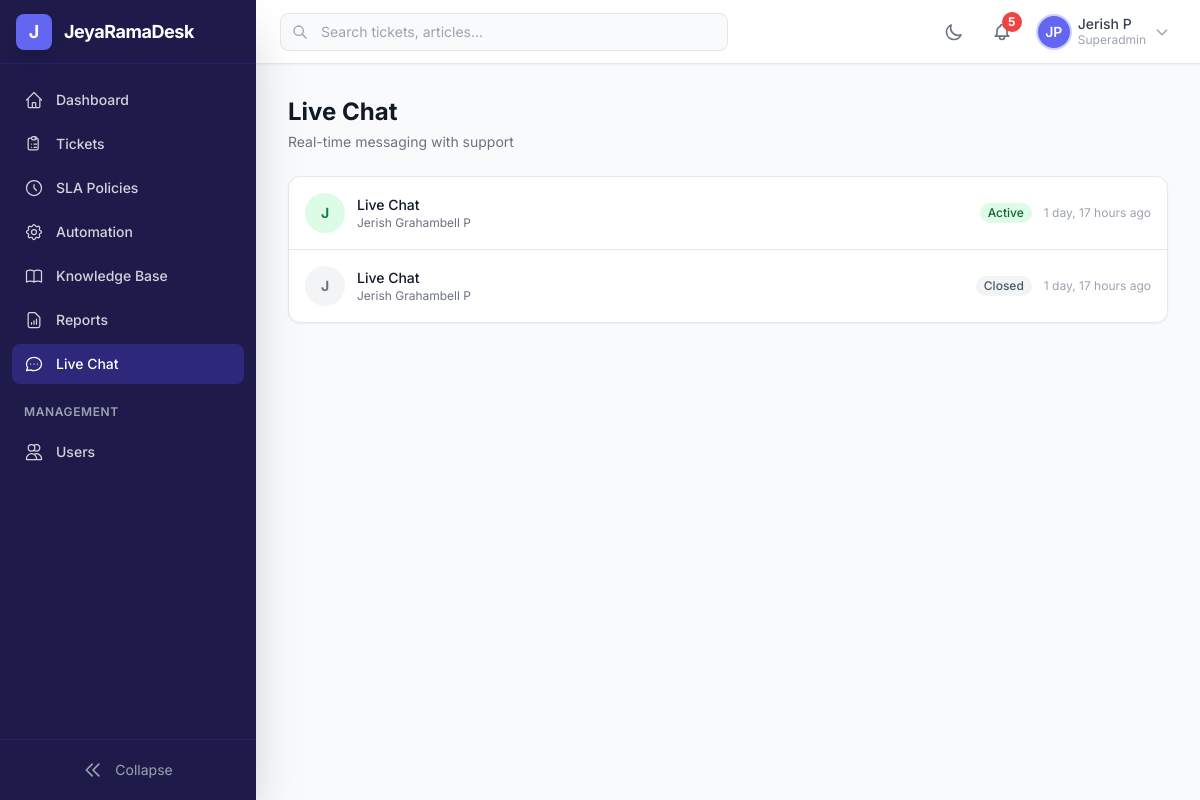
/desk/chat/ (signed in), run on the app's committed database.
### accounts/models.py (models this page shows, shortened)
class User(AbstractBaseUser, PermissionsMixin):
    class Role(models.TextChoices):
        SUPERADMIN = 'superadmin', 'Super Admin'
        MANAGER = 'manager', 'Manager'
        AGENT = 'agent', 'Agent'
        CUSTOMER = 'customer', 'Customer'
    id = models.UUIDField(primary_key=True, default=uuid.uuid4, editable=False)
    email = models.EmailField('Email Address', unique=True, db_index=True)
    first_name = models.CharField('First Name', max_length=150)
    last_name = models.CharField('Last Name', max_length=150)
    phone = models.CharField('Phone Number', max_length=20, blank=True, default='')
    address = models.TextField('Address', blank=True, default='')
    avatar = models.ImageField(
        'Profile Picture',
        upload_to='avatars/%Y/%m/',
        blank=True,
        null=True,
    )
    role = models.CharField(
        'Role',
        max_length=20,
        choices=Role.choices,
        default=Role.CUSTOMER,
        db_index=True,
    )
    department = models.CharField(max_length=100, blank=True, default='')
    job_title = models.CharField(max_length=100, blank=True, default='')
    is_active = models.BooleanField('Active', default=True, db_index=True)
    is_staff = models.BooleanField('Staff Status', default=False)
    is_online = models.BooleanField('Online', default=False)
    is_profile_completed = models.BooleanField('Profile Completed', default=False)
    date_joined = models.DateTimeField('Date Joined', default=timezone.now)
    last_login = models.DateTimeField('Last Login', blank=True, null=True)
    updated_at = models.DateTimeField('Updated At', auto_now=True)
    timezone_pref = models.CharField(
        'Timezone', max_length=50, default='UTC',
    )
    email_notifications = models.BooleanField(default=True)
    dark_mode = models.BooleanField(default=False)
    objects = UserManager()
    USERNAME_FIELD = 'email'
    REQUIRED_FIELDS = ['first_name', 'last_name']
    class Meta:
        db_table = 'jrd_users'
        verbose_name = 'User'
        verbose_name_plural = 'Users'
        ordering = ['-date_joined']
        indexes = [
            models.Index(fields=['role', 'is_active'], name='idx_user_role_active'),
            models.Index(fields=['email'], name='idx_user_email'),
            models.Index(fields=['date_joined'], name='idx_user_joined'),
        ]
    @property
    def full_name(self):
        return f'{self.first_name} {self.last_name}'.strip()
    @property
    def initials(self):
        return f'{self.first_name[:1]}{self.last_name[:1]}'.upper()
    @property
    def is_staff_member(self):
        return self.role in (self.Role.SUPERADMIN, self.Role.MANAGER, self.Role.AGENT)

### livechat/models.py (models this page shows, shortened)
class ChatRoom(models.Model):
    class Status(models.TextChoices):
        WAITING   = 'waiting',   'Waiting for Agent'
        ACTIVE    = 'active',    'Active'
        CLOSED    = 'closed',    'Closed'
    id = models.UUIDField(primary_key=True, default=uuid.uuid4, editable=False)
    customer = models.ForeignKey(
        settings.AUTH_USER_MODEL,
        on_delete=models.CASCADE,
        related_name='chat_rooms_as_customer',
    )
    agent = models.ForeignKey(
        settings.AUTH_USER_MODEL,
        on_delete=models.SET_NULL,
        null=True, blank=True,
        related_name='chat_rooms_as_agent',
    )
    ticket = models.ForeignKey(
        'tickets.Ticket',
        on_delete=models.SET_NULL,
        null=True, blank=True,
        related_name='chat_rooms',
        help_text='Linked support ticket (optional).',
    )
    subject = models.CharField(max_length=255, default='Live Chat')
    status = models.CharField(
        max_length=10,
        choices=Status.choices,
        default=Status.WAITING,
        db_index=True,
    )
    created_at = models.DateTimeField(auto_now_add=True)
    updated_at = models.DateTimeField(auto_now=True)
    closed_at = models.DateTimeField(null=True, blank=True)
    class Meta:
        ordering = ['-updated_at']
        indexes = [
            models.Index(fields=['customer', 'status'], name='idx_chat_cust_status'),
            models.Index(fields=['agent', 'status'], name='idx_chat_agent_status'),
            models.Index(fields=['-updated_at'], name='idx_chat_updated'),
        ]

### livechat/views.py (the view)
# urls.py: path('', views.chat_room_list, name='room_list'),
@login_required
def chat_room_list(request):
    user = request.user
    if user.role in ('superadmin', 'manager', 'agent'):
        rooms = ChatRoom.objects.filter(
            models_q_agent(user)
        ).select_related('customer', 'agent')
    else:
        rooms = ChatRoom.objects.filter(
            customer=user
        ).select_related('customer', 'agent')
    waiting_rooms = ChatRoom.objects.filter(status='waiting').select_related('customer') if user.role != 'customer' else None
    return render(request, 'livechat/room_list.html', {
        'rooms': rooms,
        'waiting_rooms': waiting_rooms,
    })

### livechat/views.py (called while the page is built)
def models_q_agent(user):
    from django.db.models import Q
    return Q(agent=user) | Q(status='waiting')

### notifications/context_processors.py (called while the page is built)
def unread_notifications_count(request):
    if request.user.is_authenticated:
        return {
            'unread_notifications_count': Notification.objects.filter(
                user=request.user,
                is_read=False,
            ).count()
        }
    return {'unread_notifications_count': 0}

### templates/livechat/room_list.html (shortened to what this page needs)
{% extends 'base.html' %}
{% block content %}
<div class="space-y-6">
    <div class="flex flex-col sm:flex-row sm:items-center sm:justify-between gap-4">
        <div>
            <h1 class="text-2xl font-bold text-gray-900 dark:text-white">Live Chat</h1>
            <p class="text-sm text-gray-500 dark:text-gray-400 mt-1">Real-time messaging with support</p>
        </div>
    </div>
    <div class="bg-white dark:bg-gray-800 rounded-xl shadow-sm border border-gray-200 dark:border-gray-700 divide-y divide-gray-200 dark:divide-gray-700 overflow-hidden">
        {% for room in rooms %}
        <a href="{% url 'livechat:room' room.pk %}"
           class="flex items-center justify-between p-4 hover:bg-gray-50 dark:hover:bg-gray-700/30 transition">
            <div class="flex items-center gap-3 min-w-0">
                <div class="flex-shrink-0 w-10 h-10 rounded-full flex items-center justify-center text-sm font-bold
                    {% if room.status == 'active' %}bg-green-100 text-green-700 dark:bg-green-900/30 dark:text-green-400
                    {% elif room.status == 'waiting' %}bg-yellow-100 text-yellow-700 dark:bg-yellow-900/30 dark:text-yellow-400
                    {% else %}bg-gray-100 text-gray-500 dark:bg-gray-700 dark:text-gray-400{% endif %}">
                    {% if request.user.role == 'customer' %}
                        {{ room.agent.first_name|default:"?" |first }}
                    {% else %}
                        {{ room.customer.first_name|default:"?" |first }}
                    {% endif %}
                </div>
                <div class="min-w-0">
                    <p class="text-sm font-medium text-gray-900 dark:text-white truncate">{{ room.subject }}</p>
                    <p class="text-xs text-gray-500 dark:text-gray-400">
                        {% if request.user.role == 'customer' %}
                            Agent: {{ room.agent.full_name|default:"Waiting..." }}
                        {% else %}
                            {{ room.customer.full_name|default:room.customer.email }}
                        {% endif %}
                    </p>
                </div>
            </div>
            <div class="flex items-center gap-3 flex-shrink-0">
                <span class="inline-flex items-center px-2 py-0.5 rounded-full text-xs font-medium
                    {% if room.status == 'active' %}bg-green-100 text-green-800 dark:bg-green-900/30 dark:text-green-400
                    {% elif room.status == 'waiting' %}bg-yellow-100 text-yellow-800 dark:bg-yellow-900/30 dark:text-yellow-400
                    {% else %}bg-gray-100 text-gray-600 dark:bg-gray-700 dark:text-gray-400{% endif %}">
                    {{ room.get_status_display }}
                </span>
                <span class="text-xs text-gray-400">{{ room.updated_at|timesince }} ago</span>
            </div>
        </a>
        {% endfor %}
    </div>
</div>
{% endblock %}

### templates/includes/topbar.html (shortened to what this page needs)
<header class="h-16 bg-white dark:bg-gray-800 border-b border-gray-200 dark:border-gray-700 flex items-center px-4 md:px-6 shadow-sm z-30">
    <div class="hidden md:flex items-center flex-1 max-w-md">
        <div class="relative w-full">
            <div class="absolute inset-y-0 left-0 pl-3 flex items-center pointer-events-none">
            </div>
            <input type="text" placeholder="Search tickets, articles..."
                   class="w-full pl-10 pr-4 py-2 border border-gray-200 dark:border-gray-600 rounded-lg
                          bg-gray-50 dark:bg-gray-700 text-sm text-gray-900 dark:text-gray-100
                          focus:ring-2 focus:ring-primary-500 focus:border-transparent
                          placeholder-gray-400 transition-colors">
        </div>
    </div>
    <div class="flex items-center ml-auto space-x-3">
        <button @click="darkMode = !darkMode; localStorage.setItem('darkMode', darkMode)"
                class="p-2 rounded-lg text-gray-500 hover:bg-gray-100 dark:text-gray-400 dark:hover:bg-gray-700 transition-colors">
            <svg x-show="!darkMode" class="w-5 h-5" fill="none" stroke="currentColor" viewBox="0 0 24 24">
                <path stroke-linecap="round" stroke-linejoin="round" stroke-width="2"
                      d="M20.354 15.354A9 9 0 018.646 3.646 9.003 9.003 0 0012 21a9.003 9.003 0 008.354-5.646z"/>
            </svg>
        </button>
        <a href="{% url 'notifications:list' %}"
           class="relative p-2 rounded-lg text-gray-500 hover:bg-gray-100 dark:text-gray-400 dark:hover:bg-gray-700 transition-colors">
            {% if unread_notifications_count %}
            <span class="absolute -top-0.5 -right-0.5 w-5 h-5 bg-red-500 text-white text-xs font-bold rounded-full flex items-center justify-center">
                {{ unread_notifications_count }}
            </span>
            {% endif %}
        </a>
        <div x-data="{ profileOpen: false }" class="relative">
            <button @click="profileOpen = !profileOpen" @click.outside="profileOpen = false"
                    class="flex items-center space-x-2 p-1.5 rounded-lg hover:bg-gray-100 dark:hover:bg-gray-700 transition-colors">
                {% if user.avatar %}
                <img src="{{ user.avatar.url }}" alt="{{ user.full_name }}"
                     class="w-8 h-8 rounded-full object-cover ring-2 ring-primary-200">
                {% else %}
                <div class="w-8 h-8 rounded-full bg-primary-500 flex items-center justify-center text-white text-sm font-semibold ring-2 ring-primary-200">
                    {{ user.initials }}
                </div>
                {% endif %}
                <div class="hidden md:block text-left">
                    <p class="text-sm font-medium text-gray-700 dark:text-gray-200 leading-tight">{{ user.full_name }}</p>
                    <p class="text-xs text-gray-400 capitalize">{{ user.role }}</p>
                </div>
                <svg class="w-4 h-4 text-gray-400 hidden md:block" fill="none" stroke="currentColor" viewBox="0 0 24 24">
                    <path stroke-linecap="round" stroke-linejoin="round" stroke-width="2" d="M19 9l-7 7-7-7"/>
                </svg>
            </button>
        </div>
    </div>
</header>

### templates/base.html (style rules this page uses)
body { font-family: 'Inter', system-ui, sans-serif; }

### data on the page
User: initials "JP", full_name "Jerish P", role "Superadmin"
ChatRoom: customer.first_name|first "J", subject "Live Chat", customer.full_name "Jerish Grahambell P", status "Active", updated_at "1 day, 17 hours"
ChatRoom: customer.first_name|first "J", subject "Live Chat", customer.full_name "Jerish Grahambell P", status "Closed", updated_at "1 day, 17 hours"

### other printed values
{{ unread_notifications_count }} "5"
